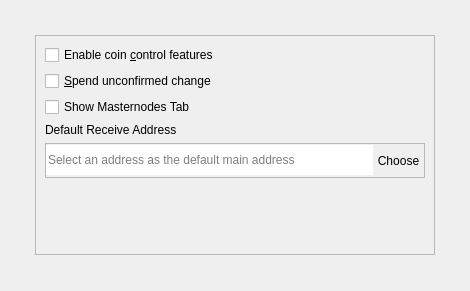
             <widget class="QWidget" name="tabWallet">
              <attribute name="title">
               <string>W&amp;allet</string>
              </attribute>
              <layout class="QGridLayout" name="gridLayout_3">
               <item row="0" column="2">
                <spacer name="verticalSpacer_9">
                 <property name="orientation">
                  <enum>Qt::Vertical</enum>
                 </property>
                 <property name="sizeHint" stdset="0">
                  <size>
                   <width>20</width>
                   <height>24</height>
                  </size>
                 </property>
                </spacer>
               </item>
               <item row="1" column="0">
                <spacer name="horizontalSpacer_7">
                 <property name="orientation">
                  <enum>Qt::Horizontal</enum>
                 </property>
                 <property name="sizeHint" stdset="0">
                  <size>
                   <width>24</width>
                   <height>20</height>
                  </size>
                 </property>
                </spacer>
               </item>
               <item row="2" column="1">
                <spacer name="verticalSpacer_10">
                 <property name="orientation">
                  <enum>Qt::Vertical</enum>
                 </property>
                 <property name="sizeHint" stdset="0">
                  <size>
                   <width>20</width>
                   <height>25</height>
                  </size>
                 </property>
                </spacer>
               </item>
               <item row="1" column="3">
                <spacer name="horizontalSpacer_8">
                 <property name="orientation">
                  <enum>Qt::Horizontal</enum>
                 </property>
                 <property name="sizeHint" stdset="0">
                  <size>
                   <width>24</width>
                   <height>20</height>
                  </size>
                 </property>
                </spacer>
               </item>
               <item row="1" column="1" colspan="2">
                <widget class="QFrame" name="frame_5">
                 <property name="minimumSize">
                  <size>
                   <width>400</width>
                   <height>220</height>
                  </size>
                 </property>
                 <property name="frameShape">
                  <enum>QFrame::StyledPanel</enum>
                 </property>
                 <property name="frameShadow">
                  <enum>QFrame::Raised</enum>
                 </property>
                 <layout class="QVBoxLayout" name="verticalLayout_11">
                  <item>
                   <widget class="QCheckBox" name="coinControlFeatures">
                    <property name="focusPolicy">
                     <enum>Qt::NoFocus</enum>
                    </property>
                    <property name="toolTip">
                     <string>Whether to show coin control features or not.</string>
                    </property>
                    <property name="text">
                     <string>Enable coin &amp;control features</string>
                    </property>
                   </widget>
                  </item>
                  <item>
                   <widget class="QCheckBox" name="spendZeroConfChange">
                    <property name="focusPolicy">
                     <enum>Qt::NoFocus</enum>
                    </property>
                    <property name="toolTip">
                     <string>If you disable the spending of unconfirmed change, the change from a transaction cannot be used until that transaction has at least one confirmation. This also affects how your balance is computed.</string>
                    </property>
                    <property name="text">
                     <string>&amp;Spend unconfirmed change</string>
                    </property>
                   </widget>
                  </item>
                  <item>
                   <widget class="QCheckBox" name="showMasternodesTab">
                    <property name="focusPolicy">
                     <enum>Qt::NoFocus</enum>
                    </property>
                    <property name="toolTip">
                     <string>Show additional tab listing all your masternodes in first sub-tab&lt;br/&gt;and all masternodes on the network in second sub-tab.</string>
                    </property>
                    <property name="text">
                     <string>Show Masternodes Tab</string>
                    </property>
                   </widget>
                  </item>
                  <item>
                   <layout class="QVBoxLayout" name="verticalLayout_2">
                    <item>
                     <widget class="QLabel" name="thirdPartyTxUrlsLabel_4">
                      <property name="toolTip">
                       <string>Third party URLs (e.g. a block explorer) that appear in the transactions tab as context menu items. %s in the URL is replaced by transaction hash. Multiple URLs are separated by vertical bar |.</string>
                      </property>
                      <property name="text">
                       <string>Default Receive Address</string>
                      </property>
                      <property name="buddy">
                       <cstring>thirdPartyTxUrls</cstring>
                      </property>
                     </widget>
                    </item>
                    <item>
                     <widget class="QFrame" name="mainaddressframe">
                      <property name="minimumSize">
                       <size>
                        <width>0</width>
                        <height>35</height>
                       </size>
                      </property>
                      <property name="frameShape">
                       <enum>QFrame::StyledPanel</enum>
                      </property>
                      <property name="frameShadow">
                       <enum>QFrame::Raised</enum>
                      </property>
                      <layout class="QHBoxLayout" name="horizontalLayout_10">
                       <property name="spacing">
                        <number>0</number>
                       </property>
                       <property name="leftMargin">
                        <number>0</number>
                       </property>
                       <property name="topMargin">
                        <number>0</number>
                       </property>
                       <property name="rightMargin">
                        <number>0</number>
                       </property>
                       <property name="bottomMargin">
                        <number>0</number>
                       </property>
                       <item>
                        <widget class="QLineEdit" name="MainAddress">
                         <property name="minimumSize">
                          <size>
                           <width>0</width>
                           <height>30</height>
                          </size>
                         </property>
                         <property name="toolTip">
                          <string>Select an address as the default main address</string>
                         </property>
                         <property name="styleSheet">
                          <string notr="true">border:hidden;</string>
                         </property>
                         <property name="readOnly">
                          <bool>true</bool>
                         </property>
                         <property name="placeholderText">
                          <string>Select an address as the default main address</string>
                         </property>
                        </widget>
                       </item>
                       <item>
                        <widget class="QToolButton" name="openAddressBookButton">
                         <property name="toolTip">
                          <string>Choose previously used address</string>
                         </property>
                         <property name="styleSheet">
                          <string notr="true">border:hidden;</string>
                         </property>
                         <property name="text">
                          <string>Choose</string>
                         </property>
                         <property name="icon">
                          <iconset>
                           <normaloff>:/icons/address-book</normaloff>:/icons/address-book</iconset>
                         </property>
                         <property name="shortcut">
                          <string>Alt+A</string>
                         </property>
                         <property name="toolButtonStyle">
                          <enum>Qt::ToolButtonTextBesideIcon</enum>
                         </property>
                        </widget>
                       </item>
                      </layout>
                     </widget>
                    </item>
                   </layout>
                  </item>
                  <item>
                   <spacer name="verticalSpacer_6">
                    <property name="orientation">
                     <enum>Qt::Vertical</enum>
                    </property>
                    <property name="sizeHint" stdset="0">
                     <size>
                      <width>20</width>
                      <height>40</height>
                     </size>
                    </property>
                   </spacer>
                  </item>
                 </layout>
                </widget>
               </item>
              </layout>
             </widget>
